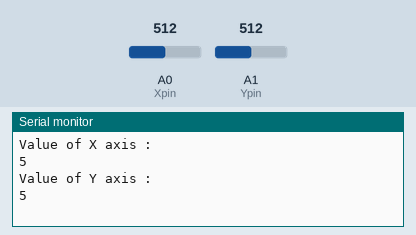
The sketch below on a simulated Arduino Uno, built with avr-gcc and run on an emulated ATmega328P. Shown: the last lines printed to the serial monitor. Inputs (shaded band) come from the test bench; at power-on: A0 (Xpin) = 512, A1 (Ypin) = 512.

Above: at 1.6 s.
1.7 s: A0 (Xpin) set to 716
3.2 s: A1 (Ypin) set to 306
At 3.9 s:
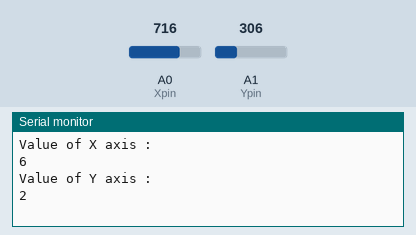
4.7 s: A0 (Xpin) set to 900
6.2 s: A1 (Ypin) set to 122
At 6.8 s:
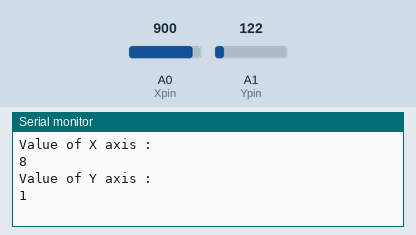
Timing chart, 0 to 8.7 s (numbered marks = the images above; inputs shaded):
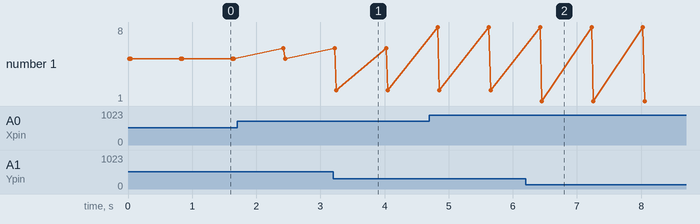

The sketch:

joystick.ino
```cpp
// code written by Vinayak Tyagi for reading your joysticks' values
#define Xpin A0 // define the X axis pin at analog 0
#define Ypin A1 // define the Y axis pin at analog 1
int X = 0;
int Y = 0;
void setup() {
  // put your setup code here, to run once:
  Serial.begin(9600); // begin serial communication @ 9600 baud

}

void loop() {
  // put your main code here, to run repeatedly:
  X = analogRead(Xpin); // read the value of X axis
  Y = analogRead(Ypin); // read the values of Y axis
  X = map(X, 0, 1023, 0, 10); // Map the values of X axis from 0 to 1023, to 0 to 10
  Y = map(Y, 0, 1023, 0, 10); // Map the values of Y axis from 0 to 1023, to 0 to 10
  Serial.println("Value of X axis :");
  Serial.println(X);
  Serial.println("\n");
  Serial.println("Value of Y axis :");
  Serial.println(Y);
  Serial.println("\n \n");
  delay(800);

}
```

Measured:
- after the input at 3.2 s, the serial monitor: prints a new line after 0.05 s (image 1)
- after the input at 6.2 s, the serial monitor: prints a new line after 0.25 s (image 2)
- plotted number 1: 5 → 2 after the input at 3.2 s, 2 → 1 after the input at 6.2 s
